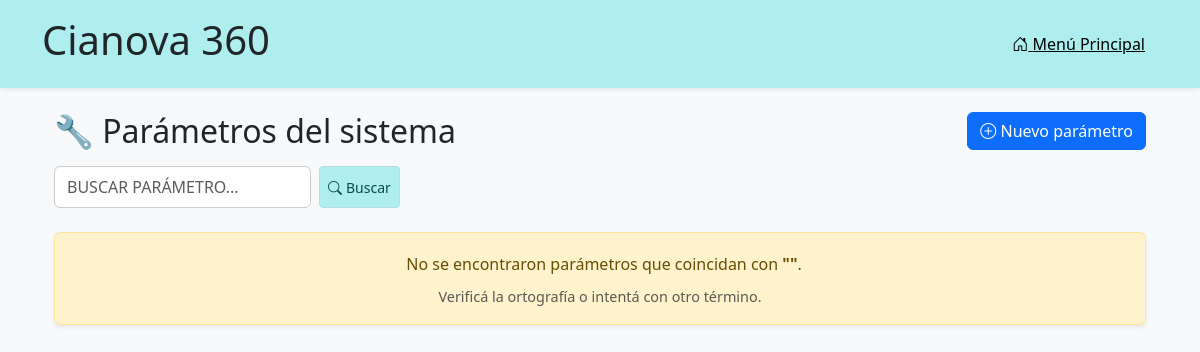
The page /articulos/parametros/ on the database as committed earlier.
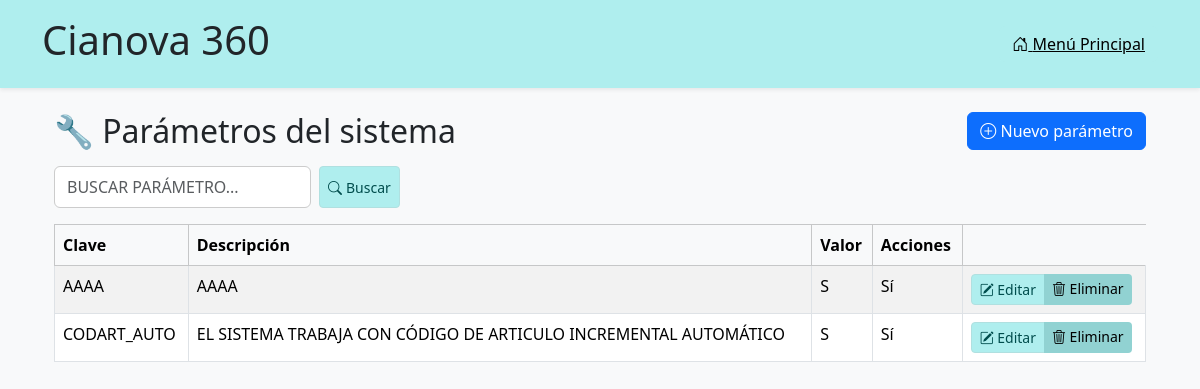
The same page on the database as committed later.
### articulos/models.py (models this page shows, shortened)
class ParametroSistema(models.Model):
    clave = models.CharField(max_length=14, unique=True)
    descripcion = models.CharField(max_length=200)
    valor = models.CharField(max_length=1, choices=[('S', 'Sí'), ('N', 'No')])

### articulos/views.py (the view)
# urls.py: path('parametros/', views.listar_parametros, name='listar_parametros'),
def listar_parametros(request):
    query = request.GET.get('buscar_parametro', '').strip().upper()
    if query:
        filtros = (
            Q(clave__icontains=query) |
            Q(descripcion__icontains=query) |
            Q(valor__icontains=query)
        )
        parametros = ParametroSistema.objects.filter(filtros)
    else:
        parametros = ParametroSistema.objects.all()
    contexto = {
        'parametros': parametros,
        'query': query
    }
    return render(request, 'articulos/listar_parametros.html', contexto)

### articulos/templates/articulos/listar_parametros.html (shortened to what this page needs)
{% extends "articulos/base.html" %}
{% block content %}
<div class="container mt-4">
  <div class="d-flex justify-content-between align-items-center mb-3">
    <h2 class="mb-0 text-institucional">🔧 Parámetros del sistema</h2>
    <a href="{% url 'agregar_parametro' %}" class="btn btn-primary">
      <i class="bi bi-plus-circle"></i> Nuevo parámetro
    </a>
  </div>
  <form method="get" class="d-flex mb-3" role="search">
    <input type="text" name="buscar_parametro" class="form-control me-2 text-uppercase" placeholder="Buscar parámetro..." value="{{ request.GET.buscar_parametro }}">
	<button type="submit" class="btn btn-sm btn-institucional d-inline-flex align-items-center gap-1">
      <i class="bi bi-search"></i> Buscar
    </button>
  </form>
  {% if parametros %}
    <table class="table table-striped table-bordered">
      <thead class="table-light">
        <tr>
          <th>Clave</th>
          <th>Descripción</th>
          <th>Valor</th>
          <th>Acciones</th>
        </tr>
      </thead>
      <tbody>
        {% for parametro in parametros %}
          <tr>
            <td class="text-uppercase">{{ parametro.clave }}</td>
            <td class="text-uppercase">{{ parametro.descripcion }}</td>
            <td>{{ parametro.valor }}</td>
            <td>{{ parametro.get_valor_display }}</td>
            <td>
              <div class="btn-group" role="group">
                <a href="{% url 'editar_parametro' parametro.id %}" class="btn btn-sm btn-institucional">
                  <i class="bi bi-pencil-square"></i> Editar
                </a>
                <a href="{% url 'eliminar_parametro' parametro.id %}"
                   class="btn btn-sm btn-institucional-danger"
                   onclick="return confirm('¿Está seguro que desea eliminar el parámetro {{ parametro.id }}?');">
                  <i class="bi bi-trash3"></i> Eliminar
                </a>
              </div>
            </td>
          </tr>
        {% endfor %}
      </tbody>
    </table>
  {% else %}
    <div class="alert alert-warning text-center mt-4 py-3 px-4 rounded shadow-sm">
      No se encontraron parámetros que coincidan con <strong class="text-institucional">"{{ request.GET.q|default:"" }}"</strong>.
      <div class="mt-2 text-muted" style="font-size: 0.9rem;">
        Verificá la ortografía o intentá con otro término.
      </div>
    </div>
  {% endif %}
</div>
{% endblock %}

Rows that differ between the two databases and show on the page:
added ParametroSistema: clave "AAAA", descripcion "AAAA", valor "S", valor "Sí"
added ParametroSistema: clave "CODART_AUTO", descripcion "EL SISTEMA TRABAJA CON CÓDIGO DE ARTICULO INCREMENTAL AUTOMÁTICO", valor "S", valor "Sí"
Other text that changed with them:
text no longer shown: "No se encontraron parámetros que coincidan con \" \" . Verificá la ortografía o intentá con otro término."
text now shown: "Clave Descripción Valor Acciones"
